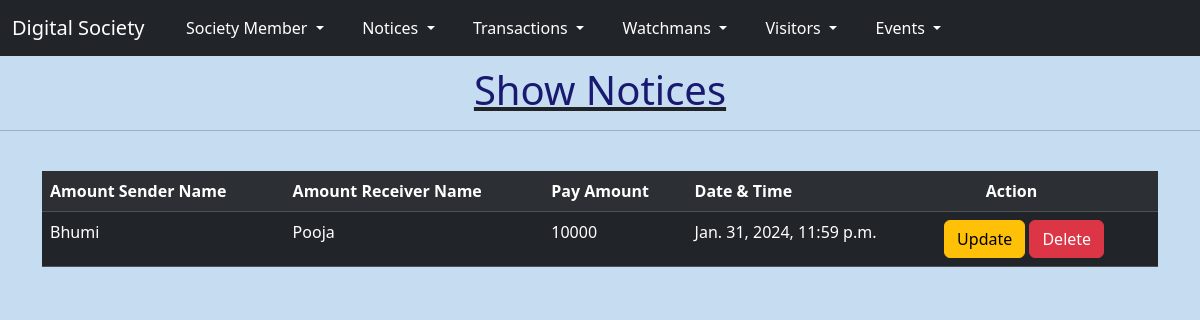
Screenshot of /showtransactions/ with the database file from the repository.
### myapp/models.py (models this page shows)
class Transactions(models.Model):
    amountsendernm=models.CharField(max_length=20)
    amountreceivernm=models.CharField(max_length=20)
    amount=models.BigIntegerField()
    datetime=models.DateTimeField()

### myapp/views.py (the view)
# urls.py: path('showtransactions/',views.showtransactions,name='showtransactions'),
def showtransactions(request):
    alltransactions = Transactions.objects.all()
    return render(request,'showtransactions.html',{'alltransactions':alltransactions})

### myapp/templates/showtransactions.html (shortened to what this page needs)
<!DOCTYPE html>
<html lang="en">
    <head>
        <link
            href="https://cdn.jsdelivr.net/npm/bootstrap@5.3.3/dist/css/bootstrap.min.css"
            rel="stylesheet"
>
    </head>
    <body>
        <nav class="navbar navbar-expand-lg navbar-dark bg-dark">
            <div class="container-fluid">
                <a class="navbar-brand" href="#">Digital Society</a>
                <div class="collapse navbar-collapse"
                    id="navbarNavDarkDropdown">
                    <ul class="navbar-nav">
                        <li class="nav-item dropdown">
                            <button class="btn btn-dark dropdown-toggle"
                                data-bs-toggle="dropdown"
                                aria-expanded="false">Society Member
                            </button>
                        </li>
                    </ul>
                    <ul class="navbar-nav">
                        <li class="nav-item dropdown">
                            <button class="btn btn-dark dropdown-toggle"
                                data-bs-toggle="dropdown"
                                aria-expanded="false">Notices
                            </button>
                        </li>
                    </ul>
                    <ul class="navbar-nav">
                        <li class="nav-item dropdown">
                            <button class="btn btn-dark dropdown-toggle"
                                data-bs-toggle="dropdown"
                                aria-expanded="false">Transactions
                            </button>
                        </li>
                    </ul>
                    <ul class="navbar-nav">
                        <li class="nav-item dropdown">
                            <button class="btn btn-dark dropdown-toggle"
                                data-bs-toggle="dropdown"
                                aria-expanded="false">Watchmans
                            </button>
                        </li>
                    </ul>
                    <ul class="navbar-nav">
                        <li class="nav-item dropdown">
                            <button class="btn btn-dark dropdown-toggle"
                                data-bs-toggle="dropdown"
                                aria-expanded="false">Visitors
                            </button>
                        </li>
                    </ul>
                    <ul class="navbar-nav">
                        <li class="nav-item dropdown">
                            <button class="btn btn-dark dropdown-toggle"
                                data-bs-toggle="dropdown"
                                aria-expanded="false">Events
                            </button>
                        </li>
                    </ul>
                </div>
            </div>
        </nav>
        <center>
            <u><h1>Show Notices</h1></u>
        </center>
        <hr><br>
        <div class="container">
            <table class="table table-dark table-striped">
                <tr>
                    <th>Amount Sender Name</th>
                    <th>Amount Receiver Name</th>
                    <th>Pay Amount</th>
                    <th>Date & Time</th>
                    <th>&nbsp;&nbsp;&nbsp;&nbsp;&nbsp;&nbsp;&nbsp;&nbsp;&nbsp;&nbsp;Action</th>
                </tr>
                {% for i in alltransactions %}
                <tr>
                    <td>{{i.amountsendernm}}</td>
                    <td>{{i.amountreceivernm}}</td>
                    <td>{{i.amount}}</td>
                    <td>{{i.datetime}}</td>
                    <td><a class="btn btn-warning"
                            href="/updatetransactions/{{i.id}}">Update</a>
                        <a class="btn btn-danger"
                            href="/deletetransactions/{{i.id}}">Delete</a></td>
                </tr>
                {% endfor %}
            </table>
        </div>
    </body>
</html>

### myapp/templates/showtransactions.html (style rules this page uses)
body { background-color: rgb(198, 221, 241); }
h1 { color: midnightblue; margin-top: 10px; }

### rows the page displays
Transactions: amountsendernm "Bhumi", amountreceivernm "Pooja", amount "10000", datetime "Jan. 31, 2024, 11:59 p.m."
